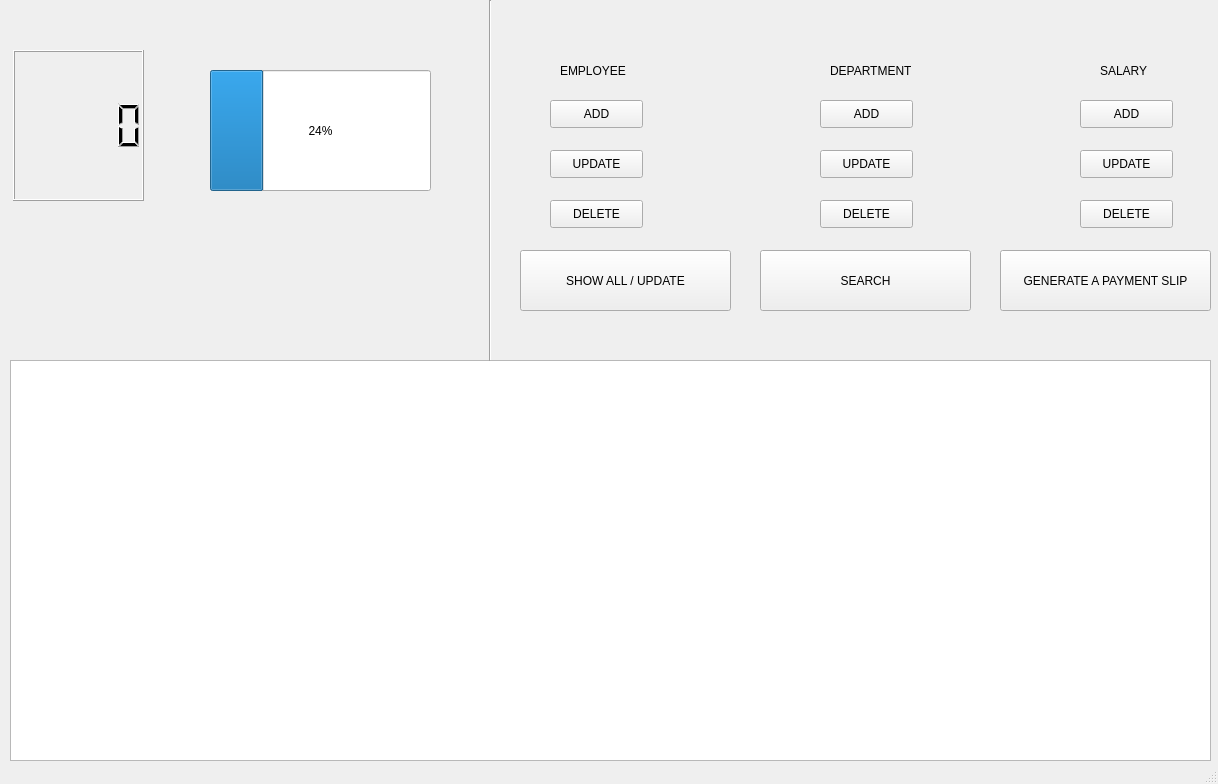
<?xml version="1.0" encoding="UTF-8"?>
<ui version="4.0">
 <class>MainWindow</class>
 <widget class="QMainWindow" name="MainWindow">
  <property name="geometry">
   <rect>
    <x>0</x>
    <y>0</y>
    <width>1218</width>
    <height>784</height>
   </rect>
  </property>
  <property name="windowTitle">
   <string>MainWindow</string>
  </property>
  <widget class="QWidget" name="centralwidget">
   <widget class="QTableWidget" name="tableWidget">
    <property name="geometry">
     <rect>
      <x>10</x>
      <y>360</y>
      <width>1201</width>
      <height>401</height>
     </rect>
    </property>
   </widget>
   <widget class="QPushButton" name="pushButton">
    <property name="geometry">
     <rect>
      <x>820</x>
      <y>100</y>
      <width>93</width>
      <height>28</height>
     </rect>
    </property>
    <property name="text">
     <string>ADD</string>
    </property>
   </widget>
   <widget class="QPushButton" name="pushButton_2">
    <property name="geometry">
     <rect>
      <x>820</x>
      <y>150</y>
      <width>93</width>
      <height>28</height>
     </rect>
    </property>
    <property name="text">
     <string>UPDATE</string>
    </property>
   </widget>
   <widget class="QPushButton" name="pushButton_3">
    <property name="geometry">
     <rect>
      <x>820</x>
      <y>200</y>
      <width>93</width>
      <height>28</height>
     </rect>
    </property>
    <property name="text">
     <string>DELETE</string>
    </property>
   </widget>
   <widget class="QPushButton" name="pushButton_4">
    <property name="geometry">
     <rect>
      <x>550</x>
      <y>150</y>
      <width>93</width>
      <height>28</height>
     </rect>
    </property>
    <property name="text">
     <string>UPDATE</string>
    </property>
   </widget>
   <widget class="QPushButton" name="pushButton_5">
    <property name="geometry">
     <rect>
      <x>550</x>
      <y>200</y>
      <width>93</width>
      <height>28</height>
     </rect>
    </property>
    <property name="text">
     <string>DELETE</string>
    </property>
   </widget>
   <widget class="QPushButton" name="pushButton_6">
    <property name="geometry">
     <rect>
      <x>550</x>
      <y>100</y>
      <width>93</width>
      <height>28</height>
     </rect>
    </property>
    <property name="text">
     <string>ADD</string>
    </property>
   </widget>
   <widget class="QPushButton" name="pushButton_7">
    <property name="geometry">
     <rect>
      <x>1080</x>
      <y>150</y>
      <width>93</width>
      <height>28</height>
     </rect>
    </property>
    <property name="text">
     <string>UPDATE</string>
    </property>
   </widget>
   <widget class="QPushButton" name="pushButton_8">
    <property name="geometry">
     <rect>
      <x>1080</x>
      <y>200</y>
      <width>93</width>
      <height>28</height>
     </rect>
    </property>
    <property name="text">
     <string>DELETE</string>
    </property>
   </widget>
   <widget class="QPushButton" name="pushButton_9">
    <property name="geometry">
     <rect>
      <x>1080</x>
      <y>100</y>
      <width>93</width>
      <height>28</height>
     </rect>
    </property>
    <property name="text">
     <string>ADD</string>
    </property>
   </widget>
   <widget class="QLCDNumber" name="lcdNumber">
    <property name="geometry">
     <rect>
      <x>13</x>
      <y>50</y>
      <width>131</width>
      <height>151</height>
     </rect>
    </property>
   </widget>
   <widget class="QProgressBar" name="progressBar">
    <property name="geometry">
     <rect>
      <x>210</x>
      <y>70</y>
      <width>221</width>
      <height>121</height>
     </rect>
    </property>
    <property name="value">
     <number>24</number>
    </property>
   </widget>
   <widget class="Line" name="line">
    <property name="geometry">
     <rect>
      <x>480</x>
      <y>0</y>
      <width>20</width>
      <height>361</height>
     </rect>
    </property>
    <property name="orientation">
     <enum>Qt::Vertical</enum>
    </property>
   </widget>
   <widget class="QLabel" name="label">
    <property name="geometry">
     <rect>
      <x>560</x>
      <y>50</y>
      <width>71</width>
      <height>41</height>
     </rect>
    </property>
    <property name="text">
     <string>EMPLOYEE</string>
    </property>
   </widget>
   <widget class="QLabel" name="label_2">
    <property name="geometry">
     <rect>
      <x>1100</x>
      <y>50</y>
      <width>51</width>
      <height>41</height>
     </rect>
    </property>
    <property name="text">
     <string>SALARY</string>
    </property>
   </widget>
   <widget class="QLabel" name="label_3">
    <property name="geometry">
     <rect>
      <x>830</x>
      <y>50</y>
      <width>81</width>
      <height>41</height>
     </rect>
    </property>
    <property name="text">
     <string>DEPARTMENT</string>
    </property>
   </widget>
   <widget class="QPushButton" name="pushButton_10">
    <property name="geometry">
     <rect>
      <x>520</x>
      <y>250</y>
      <width>211</width>
      <height>61</height>
     </rect>
    </property>
    <property name="text">
     <string>SHOW ALL / UPDATE</string>
    </property>
   </widget>
   <widget class="QPushButton" name="pushButton_11">
    <property name="geometry">
     <rect>
      <x>760</x>
      <y>250</y>
      <width>211</width>
      <height>61</height>
     </rect>
    </property>
    <property name="text">
     <string>SEARCH</string>
    </property>
   </widget>
   <widget class="QPushButton" name="pushButton_12">
    <property name="geometry">
     <rect>
      <x>1000</x>
      <y>250</y>
      <width>211</width>
      <height>61</height>
     </rect>
    </property>
    <property name="autoFillBackground">
     <bool>false</bool>
    </property>
    <property name="text">
     <string>GENERATE A PAYMENT SLIP</string>
    </property>
   </widget>
  </widget>
  <widget class="QStatusBar" name="statusbar"/>
 </widget>
 <resources/>
 <connections/>
</ui>
